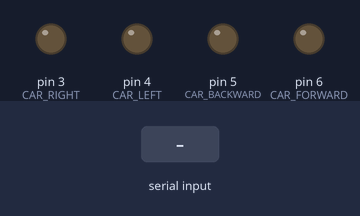
A sketch run on a simulated Arduino Uno, built with avr-gcc and run on an emulated ATmega328P. On the bench: output pins drawn as LEDs (lit = HIGH). The test bench sets the inputs (shaded band).

Above: at 1.2 s.
1.3 s: "1" received over Serial
At 2.3 s:
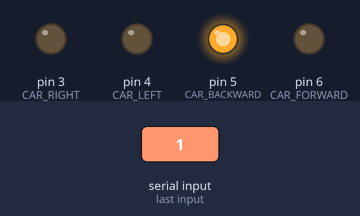
2.9 s: "0" received over Serial
At 3.3 s:
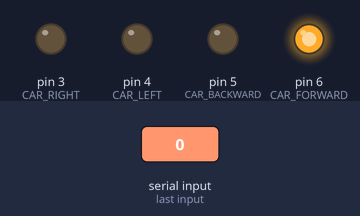
4.4 s: "2" received over Serial
At 4.8 s:
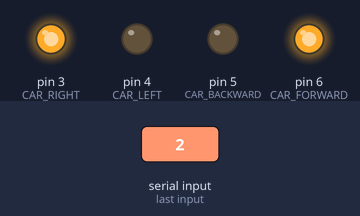
5.9 s: "1" received over Serial
At 6.4 s:
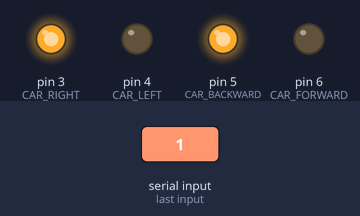
Timing chart, 0 to 8.4 s (numbered marks = the images above; inputs shaded):
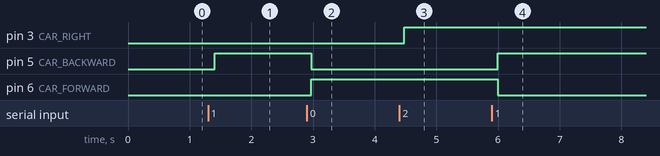

The sketch:

carControl.ino
```cpp
#define CAR_FORWARD   6
#define CAR_BACKWARD  5
#define CAR_LEFT      4
#define CAR_RIGHT     3

char g_incomingChar = ""; // for incoming serial data

void setup() {
  pinMode(CAR_FORWARD, OUTPUT);
  pinMode(CAR_BACKWARD, OUTPUT);
  pinMode(CAR_LEFT, OUTPUT);
  pinMode(CAR_RIGHT, OUTPUT);

  digitalWrite(CAR_FORWARD, LOW);
  digitalWrite(CAR_BACKWARD, LOW);
  digitalWrite(CAR_LEFT, LOW);
  digitalWrite(CAR_RIGHT, LOW);
  Serial.begin(9600);
}


void resetCarMovement(){
  digitalWrite(CAR_FORWARD, LOW);
  digitalWrite(CAR_BACKWARD, LOW);
  digitalWrite(CAR_LEFT, LOW);
  digitalWrite(CAR_RIGHT, LOW);
}

void processData(){
  if(g_incomingChar == 6){ // stop
    resetCarMovement();
    return;
  }
  if(g_incomingChar == 0){ // forward
    digitalWrite(CAR_BACKWARD, LOW);
    digitalWrite(CAR_FORWARD, HIGH);
  }
  else if(g_incomingChar == 1){ // backward
    digitalWrite(CAR_FORWARD, LOW);
    digitalWrite(CAR_BACKWARD, HIGH);
  }
  else if(g_incomingChar == 2){ // right forward
    digitalWrite(CAR_LEFT, LOW);
    digitalWrite(CAR_RIGHT,HIGH);
    digitalWrite(CAR_BACKWARD, LOW);
    digitalWrite(CAR_FORWARD, HIGH);
  }
  else if(g_incomingChar == 3){ // left forward
    digitalWrite(CAR_RIGHT, LOW);
    digitalWrite(CAR_LEFT,HIGH);
    digitalWrite(CAR_BACKWARD, LOW);
    digitalWrite(CAR_FORWARD, HIGH);
  }
  else if(g_incomingChar == 4){ // right backward
    digitalWrite(CAR_LEFT, LOW);
    digitalWrite(CAR_RIGHT,HIGH);
    digitalWrite(CAR_FORWARD, LOW);
    digitalWrite(CAR_BACKWARD, HIGH);
  }
  else if(g_incomingChar == 5){ // left backward
    digitalWrite(CAR_RIGHT, LOW);
    digitalWrite(CAR_LEFT,HIGH);
    digitalWrite(CAR_FORWARD, LOW);
    digitalWrite(CAR_BACKWARD, HIGH);
  }
}

void loop() {
  g_incomingChar= ' ';
  if (Serial.available() > 0) {
    delay(60);
    g_incomingChar = Serial.read();
    g_incomingChar -= '0';
  }
  if (g_incomingChar != ' ') {
    processData();
  }
  delay(50);
}
```

Measured:
- after the input at 1.3 s, pin 5 (CAR_BACKWARD): LOW → HIGH after 0.11 s
- after the input at 2.9 s, pin 5 (CAR_BACKWARD): HIGH → LOW after 0.07 s; pin 6 (CAR_FORWARD): LOW → HIGH after 0.07 s
- after the input at 4.4 s, pin 3 (CAR_RIGHT): LOW → HIGH after 0.08 s
- after the input at 5.9 s, pin 5 (CAR_BACKWARD): LOW → HIGH after 0.09 s; pin 6 (CAR_FORWARD): HIGH → LOW after 0.09 s
